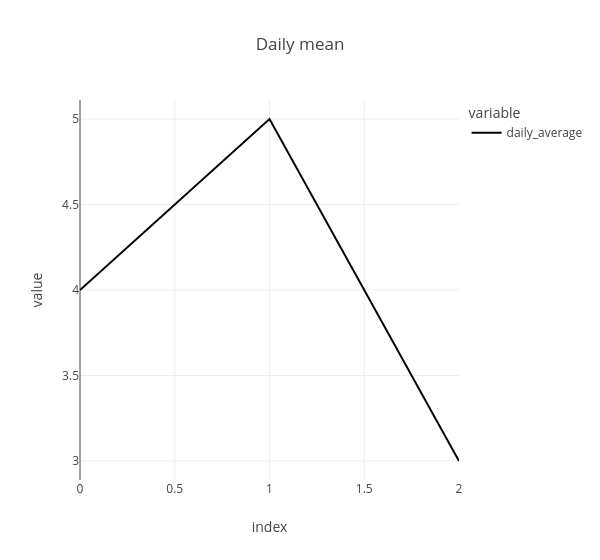

This figure's notebook cell:
### Code cell
# |exporti

st.subheader("Ploting")

import plotly.express as px

df_daily = df[["rating"]].mean(axis="columns").rename("daily_average")
fig = px.line(df_daily, title="Daily mean", width=600)
st.write(fig)

### Figure 1 — Plotly figure (JSON) as saved in the notebook; plotly's stock layout.template omitted (floating-point values rounded to 4 significant figures)
{"data": [{"hovertemplate": "variable=daily_average<br>index=%{x}<br>value=%{y}<extra></extra>", "legendgroup": "daily_average", "line": {"color": "#000001", "dash": "solid"}, "marker": {"symbol": "circle"}, "mode": "lines", "name": "daily_average", "orientation": "v", "showlegend": true, "type": "scatter", "x": [0, 1, 2], "xaxis": "x", "y": [4, 5, 3], "yaxis": "y"}], "layout": {"legend": {"title": {"text": "variable"}, "tracegroupgap": 0}, "title": {"text": "Daily mean"}, "width": 600, "xaxis": {"anchor": "y", "domain": [0, 1], "title": {"text": "index"}}, "yaxis": {"anchor": "x", "domain": [0, 1], "title": {"text": "value"}}}}
